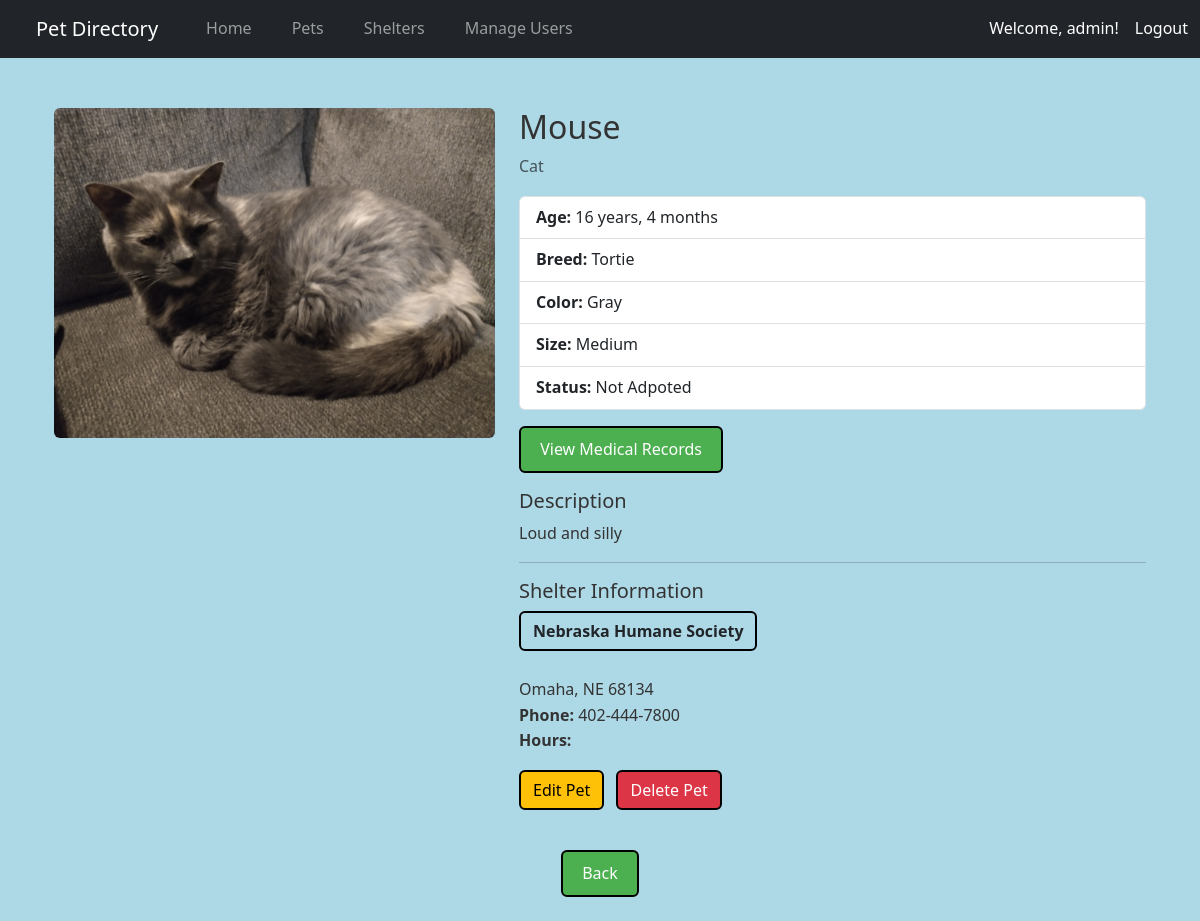
The page /pets/2/ (signed in) on the database as committed earlier.
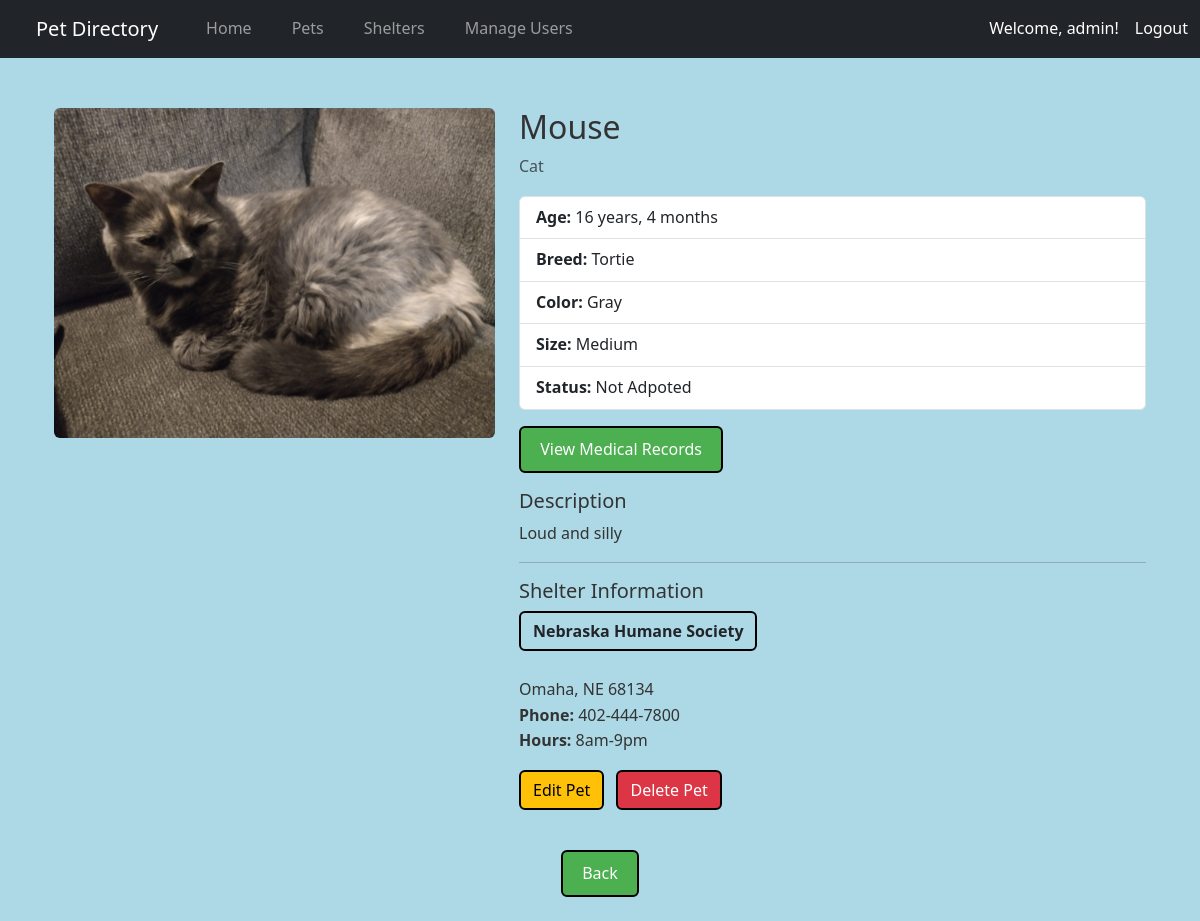
The same page on the database as committed later.
### pet_directory_app/models.py (models this page shows, shortened)
class Pet(models.Model):
    name = models.CharField(max_length=100)
    species = models.ForeignKey("Species", on_delete=models.RESTRICT, null=True)
    shelter = models.ForeignKey("Shelter", on_delete=models.RESTRICT, null=True)
    age = models.PositiveIntegerField()  # WILL NEED TO BE LABELED WITH YEARS/MONTHS one or the other
    breed = models.CharField(max_length=100)
    color = models.CharField(max_length=100)
    size = models.CharField(max_length=100) # probably small, med, large
    description = models.TextField(blank=True)
    ADOPTION_STATUS_CHOICES = [
        ("Available", "Available"),
        ("Pending", "Pending"),
        ("Adopted", "Adopted"),
    ]
    adoption_status = models.CharField(
        max_length=20,
        choices=ADOPTION_STATUS_CHOICES,
        default="Available",
    )
    photo = models.ImageField(upload_to="pet_photos/", blank=True, null=True)
    def age_in_years(self):
        years = self.age // 12
        months = self.age % 12
        parts = []
        if years:
            year_label = "year" if years == 1 else "years"
            parts.append(f"{years} {year_label}")
        if months:
            month_label = "month" if months == 1 else "months"
            parts.append(f"{months} {month_label}")
        if not parts:
            return "0 months"
        return ", ".join(parts)

class Species(models.Model):
    name = models.CharField(max_length=100, unique=True)
    category = models.CharField(max_length=100, blank=True) # mammal, reptile, etc

class Shelter(models.Model):
    name = models.CharField(max_length=200)
    address_ln_1 = models.CharField(max_length=200)
    address_ln_2 = models.CharField(max_length=200, blank=True)
    city = models.CharField(max_length=100)
    state = models.CharField(max_length=50)
    zip_code = models.CharField(max_length=20)
    phone = models.CharField(max_length=20, blank=True)
    email = models.EmailField(blank=True)
    website = models.URLField(blank=True)
    visiting_hours = models.TextField(max_length=200, blank=True)
    verified = models.BooleanField(default=False)
    admin_notes = models.TextField(blank=True)

### pet_directory_app/views.py (the view)
# urls.py: path("pets/<int:pk>/", views.pet_detail, name="pet_detail"),
def pet_detail(request, pk):
    pet = get_object_or_404(Pet, pk=pk)
    user = request.user
    if user.is_superuser:
        pass
    elif user.is_authenticated and is_shelter_admin(user):
        if not (pet.shelter.verified or pet.shelter == user.shelteradminprofile.shelter):
            return HttpResponseForbidden("You cannot view pets from unverified shelters.")
    else:
        if not pet.shelter.verified:
            return HttpResponseForbidden("This pet is not available.")
    return render(request, "pet_detail.html", {"pet": pet})

### pet_directory_app/templates/pet_detail.html (shortened to what this page needs)
{% extends "base.html" %}
{% block content %}
<div class="container mt-4">
    <div class="row">
        <div class="col-md-5">
            {% if pet.photo %}
                <img src="{{ pet.photo.url }}" class="img-fluid rounded" alt="{{ pet.name }}">
            {% else %}
                <img src="https://placehold.co/600x400?text=No+Image&font=roboto" class="img-fluid rounded" alt="No image">
            {% endif %}
        </div>
        <div class="col-md-7">
            <h2>{{ pet.name }}</h2>
            <p class="text-muted">{{ pet.species.name }}</p>
            <ul class="list-group mb-3">
                <li class="list-group-item"><strong>Age:</strong> {{ pet.age_in_years }}</li>
                <li class="list-group-item"><strong>Breed:</strong> {{ pet.breed }}</li>
                <li class="list-group-item"><strong>Color:</strong> {{ pet.color }}</li>
                <li class="list-group-item"><strong>Size:</strong> {{ pet.size }}</li>
                <li class="list-group-item"><strong>Status:</strong> {{ pet.adoption_status }}</li>
            </ul>
            <a href="{% url 'pet_medical_records' pet.id %}" class="btn btn-custom mb-3">
    View Medical Records
</a>
            <h5>Description</h5>
            <p>{{ pet.description }}</p>
            <hr>
            <h5>Shelter Information</h5>
            <p>
                <a class="btn" href="{% url 'shelter_list' %}"><strong>{{ pet.shelter.name }}</strong></a><br>
                {{ pet.shelter.address }}<br>
                {{ pet.shelter.city }}, {{ pet.shelter.state }} {{ pet.shelter.zip_code }}<br>
                <strong>Phone:</strong> {{ pet.shelter.phone }}<br>
                <strong>Hours:</strong> {{ pet.shelter.visiting_hours }}
            </p>
            {% if user.is_superuser %}
            <div class="mb-3">
                <a href="{% url 'pet_update' pet.id %}" class="btn btn-warning me-2">Edit Pet</a>
                <a href="{% url 'pet_delete' pet.id %}" class="btn btn-danger">Delete Pet</a>
            </div>
            {% endif %}
        </div>
    </div>
</div>
{% endblock %}

Rows that differ between the two databases and show on the page:
changed through a linked row, Pet "Mouse": shelter.visiting_hours (not shown) → "8am-9pm"
